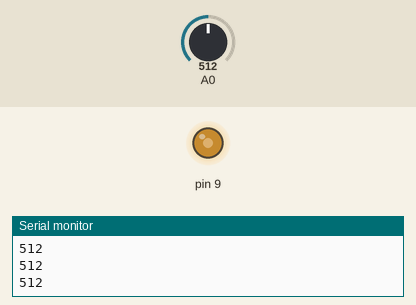
Bench run of a sketch on a simulated Arduino Uno, built with avr-gcc and run on an emulated ATmega328P. Parts: output pins drawn as LEDs (lit = HIGH), the last lines printed to the serial monitor. The inputs (shaded band) are chosen by the test bench; at power-on: A0 = 512.

Above: at 1.2 s.
1.3 s: A0 set to 716
At 1.9 s:
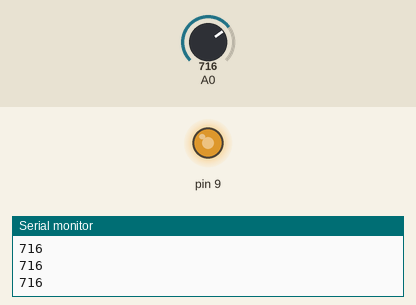
2.8 s: A0 set to 900
At 3.3 s:
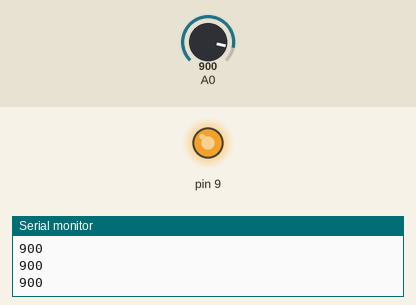
4.3 s: A0 set to 122
At 4.8 s:
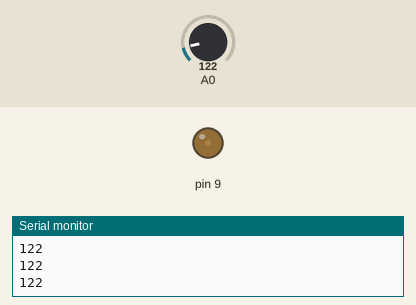
5.8 s: A0 set to 0
At 6.3 s:
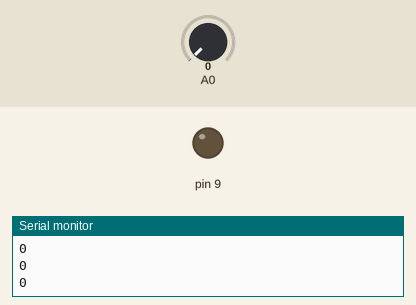
Timing chart, 0 to 8.3 s (numbered marks = the images above; inputs shaded):
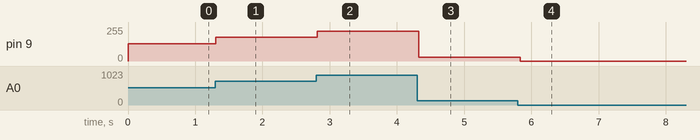

Measured:
- after the input at 1.3 s, pin 9: 128/255 → 179/255 at once
- after the input at 2.8 s, pin 9: 179/255 → 225/255 at once
- after the input at 4.3 s, pin 9: 225/255 → 30/255 at once
- after the input at 5.8 s, pin 9: 30/255 → 0/255 at once

The sketch:

analog_pwm.ino
```cpp
void setup() {
  Serial.begin(115200);
  pinMode(9, OUTPUT);
}

void loop() {
  int lectura = analogRead(A0);
  analogWrite(9, lectura / 4);
  Serial.println(lectura);
  delay(50);
}
```
